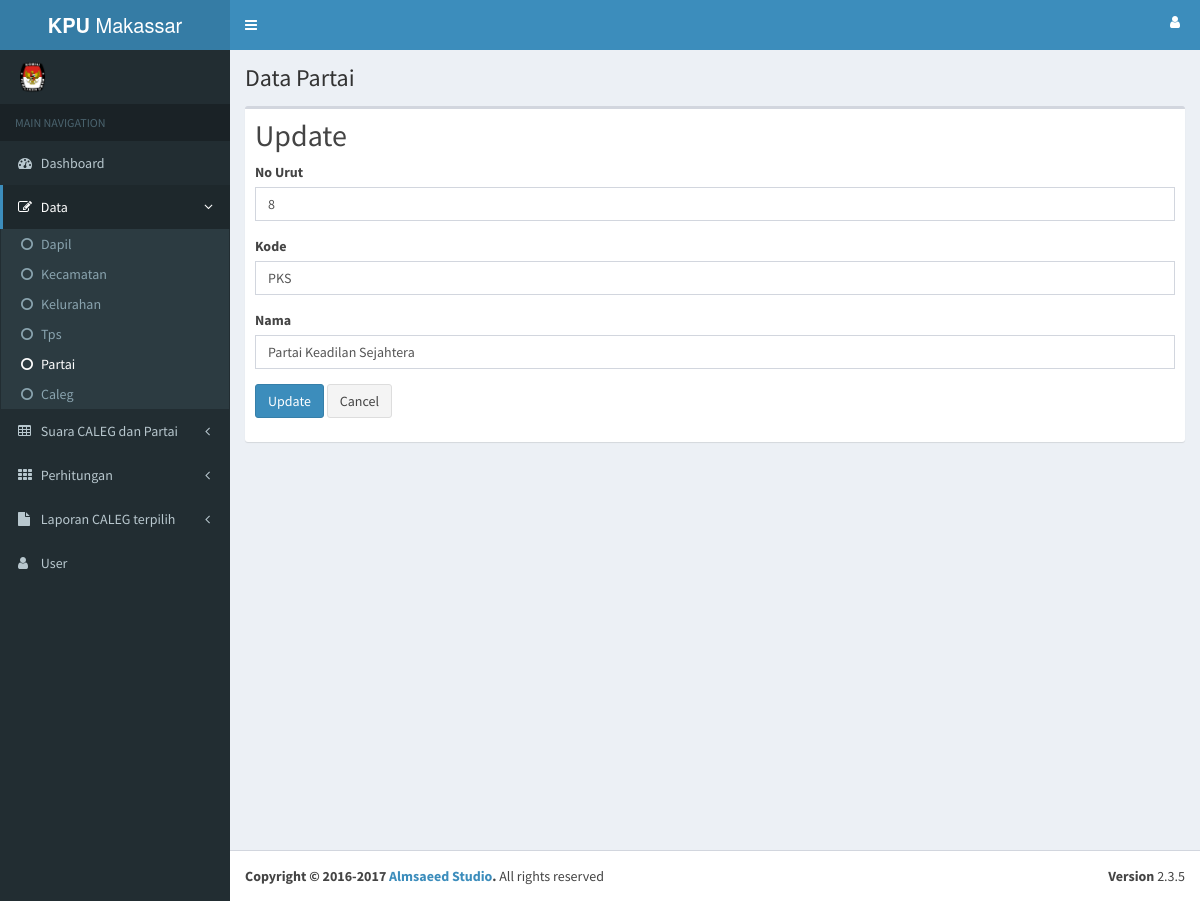
The app's page /tb_partai/update/8 with its own data.
### tables this page shows
CREATE TABLE `tb_partai` (
  `id` int(11) NOT NULL AUTO_INCREMENT,
  `no_urut` int(2) DEFAULT NULL,
  `kode` varchar(20) DEFAULT NULL,
  `nama` varchar(50) DEFAULT NULL,
  PRIMARY KEY (`id`) USING BTREE
);

### application/controllers/Tb_partai.php (called while the page is built, shortened)
<?php
class Tb_partai extends CI_Controller
{
    function __construct()
    {
        $this->load->model('Tb_partai_model');
        $this->load->library('form_validation');
    }
    public function update($id)
    {
        $row = $this->Tb_partai_model->get_by_id($id);
        if ($row) {
            $data = array(
                'button' => 'Update',
                'action' => site_url('tb_partai/update_action'),
		'id' => set_value('id', $row->id),
		'no_urut' => set_value('no_urut', $row->no_urut),
		'kode' => set_value('kode', $row->kode),
		'nama' => set_value('nama', $row->nama),
	    );
            $this->load->view('tb_partai/tb_partai_form', $data);
        } else {
            $this->session->set_flashdata('message', 'Record Not Found');
            redirect(site_url('tb_partai'));
        }
    }
}

### index.php (called while the page is built, shortened)
<?php
require_once BASEPATH.'core/CodeIgniter.php';

### application/models/Tb_partai_model.php (called while the page is built, shortened)
<?php
class Tb_partai_model extends CI_Model
{
    public $table = 'tb_partai';
    public $id = 'id';
    function get_by_id($id)
    {
        $this->db->where($this->id, $id);
        return $this->db->get($this->table)->row();
    }
}

### application/views/tb_partai/tb_partai_form.php (the view, shortened to what this page needs)
<div class="content-wrapper">
    <section class="content-header">
      <h1>Data Partai</h1>
    </section>
    <section class="content">
        <div class="row">
            <div class="col-xs-12">
                <div class="box">
                    <div class="box-header">
                        <h2 style="margin-top:0px"><?php echo $button ?></h2>
                        <form action="<?php echo $action; ?>" method="post">
                    	    <div class="form-group">
                                <label for="int">No Urut <?php echo form_error('no_urut') ?></label>
                                <input type="text" class="form-control" name="no_urut" id="no_urut" placeholder="No Urut" value="<?php echo $no_urut; ?>" />
                            </div>
                    	    <div class="form-group">
                                <label for="varchar">Kode <?php echo form_error('kode') ?></label>
                                <input type="text" class="form-control" name="kode" id="kode" placeholder="Kode" value="<?php echo $kode; ?>" />
                            </div>
                    	    <div class="form-group">
                                <label for="varchar">Nama <?php echo form_error('nama') ?></label>
                                <input type="text" class="form-control" name="nama" id="nama" placeholder="Nama" value="<?php echo $nama; ?>" />
                            </div>
                    	    <button type="submit" class="btn btn-primary"><?php echo $button ?></button>
                    	    <a href="<?php echo site_url('tb_partai') ?>" class="btn btn-default">Cancel</a>
                        </form>
                    </div>
                </div>
            </div>
        </div>
    </section>
</div>

### records on screen
tb_partai: no_urut "8", kode "PKS", nama "Partai Keadilan Sejahtera"

### other values on screen
$button "Update"
